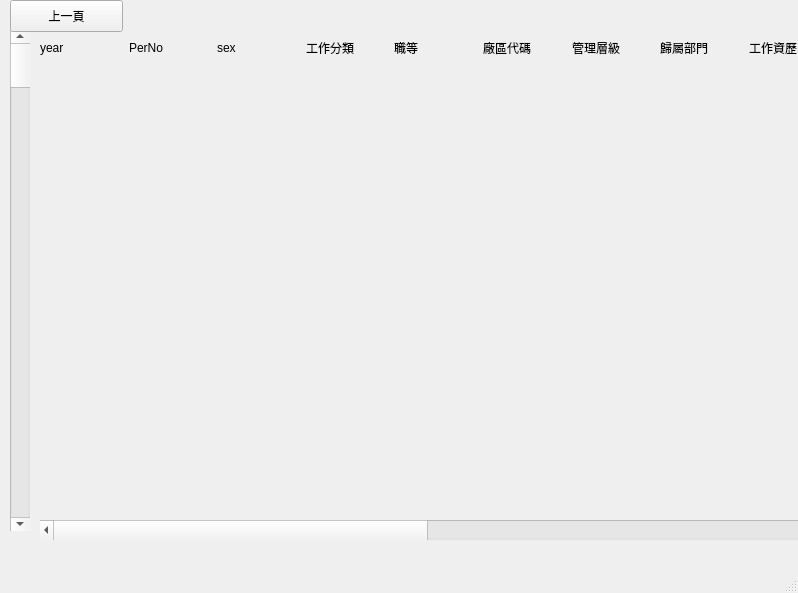
<?xml version="1.0" encoding="UTF-8"?>
<ui version="4.0">
 <class>MainWindow</class>
 <widget class="QMainWindow" name="MainWindow">
  <property name="geometry">
   <rect>
    <x>0</x>
    <y>0</y>
    <width>798</width>
    <height>593</height>
   </rect>
  </property>
  <property name="windowTitle">
   <string>MainWindow</string>
  </property>
  <widget class="QWidget" name="centralwidget">
   <widget class="QScrollBar" name="horizontalScrollBar">
    <property name="geometry">
     <rect>
      <x>40</x>
      <y>520</y>
      <width>6351</width>
      <height>20</height>
     </rect>
    </property>
    <property name="orientation">
     <enum>Qt::Horizontal</enum>
    </property>
   </widget>
   <widget class="QScrollBar" name="verticalScrollBar">
    <property name="geometry">
     <rect>
      <x>10</x>
      <y>30</y>
      <width>20</width>
      <height>501</height>
     </rect>
    </property>
    <property name="orientation">
     <enum>Qt::Vertical</enum>
    </property>
   </widget>
   <widget class="QPushButton" name="previous_page">
    <property name="geometry">
     <rect>
      <x>10</x>
      <y>0</y>
      <width>113</width>
      <height>32</height>
     </rect>
    </property>
    <property name="text">
     <string>上一頁</string>
    </property>
   </widget>
   <widget class="QWidget" name="layoutWidget">
    <property name="geometry">
     <rect>
      <x>40</x>
      <y>30</y>
      <width>6337</width>
      <height>75</height>
     </rect>
    </property>
    <layout class="QGridLayout" name="gridLayout">
     <item row="1" column="19">
      <widget class="QLabel" name="ProportionOfSpecialProject">
       <property name="text">
        <string/>
       </property>
      </widget>
     </item>
     <item row="1" column="20">
      <widget class="QLabel" name="WorkPlace">
       <property name="text">
        <string/>
       </property>
      </widget>
     </item>
     <item row="1" column="16">
      <widget class="QLabel" name="ProjectTotal">
       <property name="text">
        <string/>
       </property>
      </widget>
     </item>
     <item row="0" column="16">
      <widget class="QLabel" name="label_17">
       <property name="text">
        <string>專案總數</string>
       </property>
      </widget>
     </item>
     <item row="1" column="0">
      <widget class="QLabel" name="Year">
       <property name="text">
        <string/>
       </property>
      </widget>
     </item>
     <item row="1" column="1">
      <widget class="QLabel" name="PerNo">
       <property name="text">
        <string/>
       </property>
      </widget>
     </item>
     <item row="0" column="25">
      <widget class="QLabel" name="label_23">
       <property name="text">
        <string>訓練時數C</string>
       </property>
      </widget>
     </item>
     <item row="0" column="20">
      <widget class="QLabel" name="label_20">
       <property name="text">
        <string>工作地點</string>
       </property>
      </widget>
     </item>
     <item row="1" column="49">
      <widget class="QLabel" name="SeniorityB">
       <property name="text">
        <string/>
       </property>
      </widget>
     </item>
     <item row="0" column="40">
      <widget class="QLabel" name="label_34">
       <property name="text">
        <string>年度績效等級A</string>
       </property>
      </widget>
     </item>
     <item row="1" column="43">
      <widget class="QLabel" name="AgeLevel">
       <property name="text">
        <string/>
       </property>
      </widget>
     </item>
     <item row="1" column="40">
      <widget class="QLabel" name="AnnualPerformanceGradeA">
       <property name="text">
        <string/>
       </property>
      </widget>
     </item>
     <item row="1" column="51">
      <widget class="QLabel" name="AverageYear">
       <property name="text">
        <string/>
       </property>
      </widget>
     </item>
     <item row="1" column="54">
      <widget class="QLabel" name="Department">
       <property name="text">
        <string/>
       </property>
      </widget>
     </item>
     <item row="1" column="53">
      <widget class="QLabel" name="School">
       <property name="text">
        <string/>
       </property>
      </widget>
     </item>
     <item row="1" column="52">
      <widget class="QLabel" name="Education">
       <property name="text">
        <string/>
       </property>
      </widget>
     </item>
     <item row="0" column="19">
      <widget class="QLabel" name="label_19">
       <property name="text">
        <string>特殊專案佔比</string>
       </property>
      </widget>
     </item>
     <item row="0" column="8">
      <widget class="QLabel" name="label_9">
       <property name="text">
        <string>工作資歷1</string>
       </property>
      </widget>
     </item>
     <item row="0" column="41">
      <widget class="QLabel" name="label_35">
       <property name="text">
        <string>年度績效等級B</string>
       </property>
      </widget>
     </item>
     <item row="0" column="50">
      <widget class="QLabel" name="label_42">
       <property name="text">
        <string>年資層級C</string>
       </property>
      </widget>
     </item>
     <item row="0" column="13">
      <widget class="QLabel" name="label_14">
       <property name="text">
        <string>是否升遷</string>
       </property>
      </widget>
     </item>
     <item row="0" column="4">
      <widget class="QLabel" name="label_5">
       <property name="text">
        <string>職等</string>
       </property>
      </widget>
     </item>
     <item row="0" column="6">
      <widget class="QLabel" name="label_7">
       <property name="text">
        <string>管理層級</string>
       </property>
      </widget>
     </item>
     <item row="0" column="54">
      <widget class="QLabel" name="label_46">
       <property name="text">
        <string>畢業科系類別</string>
       </property>
      </widget>
     </item>
     <item row="0" column="14">
      <widget class="QLabel" name="label_15">
       <property name="text">
        <string>升遷速度</string>
       </property>
      </widget>
     </item>
     <item row="0" column="42">
      <widget class="QLabel" name="label_36">
       <property name="text">
        <string>年度績效等級C</string>
       </property>
      </widget>
     </item>
     <item row="0" column="52">
      <widget class="QLabel" name="label_44">
       <property name="text">
        <string>最高學歷</string>
       </property>
      </widget>
     </item>
     <item row="0" column="53">
      <widget class="QLabel" name="label_45">
       <property name="text">
        <string>畢業學校類別</string>
       </property>
      </widget>
     </item>
     <item row="0" column="5">
      <widget class="QLabel" name="label_6">
       <property name="text">
        <string>廠區代碼</string>
       </property>
      </widget>
     </item>
     <item row="0" column="51">
      <widget class="QLabel" name="label_43">
       <property name="text">
        <string>任職前工作平均年數</string>
       </property>
      </widget>
     </item>
     <item row="0" column="9">
      <widget class="QLabel" name="label_10">
       <property name="text">
        <string>工作資歷2</string>
       </property>
      </widget>
     </item>
     <item row="0" column="10">
      <widget class="QLabel" name="label_11">
       <property name="text">
        <string>工作資歷3</string>
       </property>
      </widget>
     </item>
     <item row="0" column="12">
      <widget class="QLabel" name="label_13">
       <property name="text">
        <string>工作資歷5</string>
       </property>
      </widget>
     </item>
     <item row="0" column="30">
      <widget class="QLabel" name="label_27">
       <property name="text">
        <string>近3月請假數A</string>
       </property>
      </widget>
     </item>
     <item row="0" column="11">
      <widget class="QLabel" name="label_12">
       <property name="text">
        <string>工作資歷4</string>
       </property>
      </widget>
     </item>
     <item row="0" column="2">
      <widget class="QLabel" name="label_3">
       <property name="layoutDirection">
        <enum>Qt::LeftToRight</enum>
       </property>
       <property name="text">
        <string>sex</string>
       </property>
      </widget>
     </item>
     <item row="0" column="43">
      <widget class="QLabel" name="label_37">
       <property name="text">
        <string>年齡層級</string>
       </property>
      </widget>
     </item>
     <item row="0" column="7">
      <widget class="QLabel" name="label_8">
       <property name="text">
        <string>歸屬部門</string>
       </property>
      </widget>
     </item>
     <item row="0" column="3">
      <widget class="QLabel" name="label_4">
       <property name="text">
        <string>工作分類</string>
       </property>
      </widget>
     </item>
     <item row="0" column="44">
      <widget class="QLabel" name="label_38">
       <property name="text">
        <string>婚姻狀況</string>
       </property>
      </widget>
     </item>
     <item row="0" column="18">
      <widget class="QLabel" name="label_18">
       <property name="text">
        <string>當前專案角色</string>
       </property>
      </widget>
     </item>
     <item row="0" column="29">
      <widget class="QLabel" name="label_26">
       <property name="text">
        <string>通勤成本</string>
       </property>
      </widget>
     </item>
     <item row="0" column="28">
      <widget class="QLabel" name="label_25">
       <property name="text">
        <string>榮譽數</string>
       </property>
      </widget>
     </item>
     <item row="0" column="37">
      <widget class="QLabel" name="label_32">
       <property name="text">
        <string>出差數B</string>
       </property>
      </widget>
     </item>
     <item row="0" column="31">
      <widget class="QLabel" name="label_28">
       <property name="text">
        <string>近3月請假數B</string>
       </property>
      </widget>
     </item>
     <item row="0" column="34">
      <widget class="QLabel" name="label_30">
       <property name="text">
        <string>近1年請假數B</string>
       </property>
      </widget>
     </item>
     <item row="0" column="15">
      <widget class="QLabel" name="label_16">
       <property name="text">
        <string>專案時數</string>
       </property>
      </widget>
     </item>
     <item row="1" column="42">
      <widget class="QLabel" name="AnnualPerformanceGradeC">
       <property name="text">
        <string/>
       </property>
      </widget>
     </item>
     <item row="1" column="44">
      <widget class="QLabel" name="MaritalStatus">
       <property name="text">
        <string/>
       </property>
      </widget>
     </item>
     <item row="1" column="50">
      <widget class="QLabel" name="SeniorityC">
       <property name="text">
        <string/>
       </property>
      </widget>
     </item>
     <item row="1" column="37">
      <widget class="QLabel" name="BusinessTripB">
       <property name="text">
        <string/>
       </property>
      </widget>
     </item>
     <item row="0" column="49">
      <widget class="QLabel" name="label_41">
       <property name="text">
        <string>年資層級B</string>
       </property>
      </widget>
     </item>
     <item row="1" column="41">
      <widget class="QLabel" name="AnnualPerformanceGradeB">
       <property name="text">
        <string/>
       </property>
      </widget>
     </item>
     <item row="1" column="31">
      <widget class="QLabel" name="Leave3B">
       <property name="text">
        <string/>
       </property>
      </widget>
     </item>
     <item row="1" column="34">
      <widget class="QLabel" name="LeaveYearB">
       <property name="text">
        <string/>
       </property>
      </widget>
     </item>
     <item row="1" column="30">
      <widget class="QLabel" name="Leave3A">
       <property name="text">
        <string/>
       </property>
      </widget>
     </item>
     <item row="1" column="29">
      <widget class="QLabel" name="CommutingCosts">
       <property name="text">
        <string/>
       </property>
      </widget>
     </item>
     <item row="1" column="28">
      <widget class="QLabel" name="NumberOfHonors">
       <property name="text">
        <string/>
       </property>
      </widget>
     </item>
     <item row="1" column="25">
      <widget class="QLabel" name="TrainingHoursC">
       <property name="text">
        <string/>
       </property>
      </widget>
     </item>
     <item row="1" column="2">
      <widget class="QLabel" name="Sex">
       <property name="text">
        <string/>
       </property>
      </widget>
     </item>
     <item row="1" column="11">
      <widget class="QLabel" name="WorkQualifications4">
       <property name="text">
        <string/>
       </property>
      </widget>
     </item>
     <item row="1" column="3">
      <widget class="QLabel" name="Job_classification">
       <property name="text">
        <string/>
       </property>
      </widget>
     </item>
     <item row="1" column="4">
      <widget class="QLabel" name="Grade">
       <property name="text">
        <string/>
       </property>
      </widget>
     </item>
     <item row="1" column="5">
      <widget class="QLabel" name="FactoryCode">
       <property name="text">
        <string/>
       </property>
      </widget>
     </item>
     <item row="1" column="6">
      <widget class="QLabel" name="ManageLevel">
       <property name="text">
        <string/>
       </property>
      </widget>
     </item>
     <item row="1" column="7">
      <widget class="QLabel" name="BelongingDepartment">
       <property name="text">
        <string/>
       </property>
      </widget>
     </item>
     <item row="1" column="8">
      <widget class="QLabel" name="WorkQualifications1">
       <property name="text">
        <string/>
       </property>
      </widget>
     </item>
     <item row="1" column="9">
      <widget class="QLabel" name="WorkQualifications2">
       <property name="text">
        <string/>
       </property>
      </widget>
     </item>
     <item row="1" column="10">
      <widget class="QLabel" name="WorkQualifications3">
       <property name="text">
        <string/>
       </property>
      </widget>
     </item>
     <item row="1" column="12">
      <widget class="QLabel" name="WorkQualifications5">
       <property name="text">
        <string/>
       </property>
      </widget>
     </item>
     <item row="0" column="21">
      <widget class="QLabel" name="label_21">
       <property name="text">
        <string>訓練時數A</string>
       </property>
      </widget>
     </item>
     <item row="1" column="21">
      <widget class="QLabel" name="TrainingHoursA">
       <property name="text">
        <string/>
       </property>
      </widget>
     </item>
     <item row="0" column="23">
      <widget class="QLabel" name="label_22">
       <property name="text">
        <string>訓練時數B</string>
       </property>
      </widget>
     </item>
     <item row="1" column="23">
      <widget class="QLabel" name="TrainingHoursB">
       <property name="text">
        <string/>
       </property>
      </widget>
     </item>
     <item row="0" column="26">
      <widget class="QLabel" name="label_24">
       <property name="text">
        <string>生產總額</string>
       </property>
      </widget>
     </item>
     <item row="1" column="26">
      <widget class="QLabel" name="TotalProduction">
       <property name="text">
        <string/>
       </property>
      </widget>
     </item>
     <item row="0" column="32">
      <widget class="QLabel" name="label_29">
       <property name="text">
        <string>近1年請假數A</string>
       </property>
      </widget>
     </item>
     <item row="1" column="32">
      <widget class="QLabel" name="LeaveYearA">
       <property name="text">
        <string/>
       </property>
      </widget>
     </item>
     <item row="0" column="35">
      <widget class="QLabel" name="label_31">
       <property name="text">
        <string>出差數A</string>
       </property>
      </widget>
     </item>
     <item row="1" column="35">
      <widget class="QLabel" name="BusinessTripA">
       <property name="text">
        <string/>
       </property>
      </widget>
     </item>
     <item row="0" column="38">
      <widget class="QLabel" name="label_33">
       <property name="text">
        <string>出差集中度</string>
       </property>
      </widget>
     </item>
     <item row="1" column="38">
      <widget class="QLabel" name="BusinessTripConcentration">
       <property name="text">
        <string/>
       </property>
      </widget>
     </item>
     <item row="0" column="45">
      <widget class="QLabel" name="label_39">
       <property name="text">
        <string>眷屬量</string>
       </property>
      </widget>
     </item>
     <item row="1" column="45">
      <widget class="QLabel" name="Dependents">
       <property name="text">
        <string/>
       </property>
      </widget>
     </item>
     <item row="0" column="47">
      <widget class="QLabel" name="label_40">
       <property name="text">
        <string>年資層級A</string>
       </property>
      </widget>
     </item>
     <item row="1" column="47">
      <widget class="QLabel" name="SeniorityA">
       <property name="text">
        <string/>
       </property>
      </widget>
     </item>
     <item row="0" column="0">
      <widget class="QLabel" name="label_1">
       <property name="text">
        <string>year</string>
       </property>
      </widget>
     </item>
     <item row="0" column="1">
      <widget class="QLabel" name="label_2">
       <property name="text">
        <string>PerNo</string>
       </property>
      </widget>
     </item>
     <item row="1" column="18">
      <widget class="QLabel" name="CurrentProjectRole">
       <property name="text">
        <string/>
       </property>
      </widget>
     </item>
     <item row="1" column="13">
      <widget class="QLabel" name="WhetherPromoted">
       <property name="text">
        <string/>
       </property>
      </widget>
     </item>
     <item row="1" column="14">
      <widget class="QLabel" name="PromotedSpeed">
       <property name="text">
        <string/>
       </property>
      </widget>
     </item>
     <item row="1" column="15">
      <widget class="QLabel" name="ProjectHours">
       <property name="text">
        <string/>
       </property>
      </widget>
     </item>
    </layout>
   </widget>
  </widget>
  <widget class="QMenuBar" name="menubar">
   <property name="geometry">
    <rect>
     <x>0</x>
     <y>0</y>
     <width>798</width>
     <height>24</height>
    </rect>
   </property>
  </widget>
  <widget class="QStatusBar" name="statusbar"/>
 </widget>
 <resources/>
 <connections/>
</ui>
